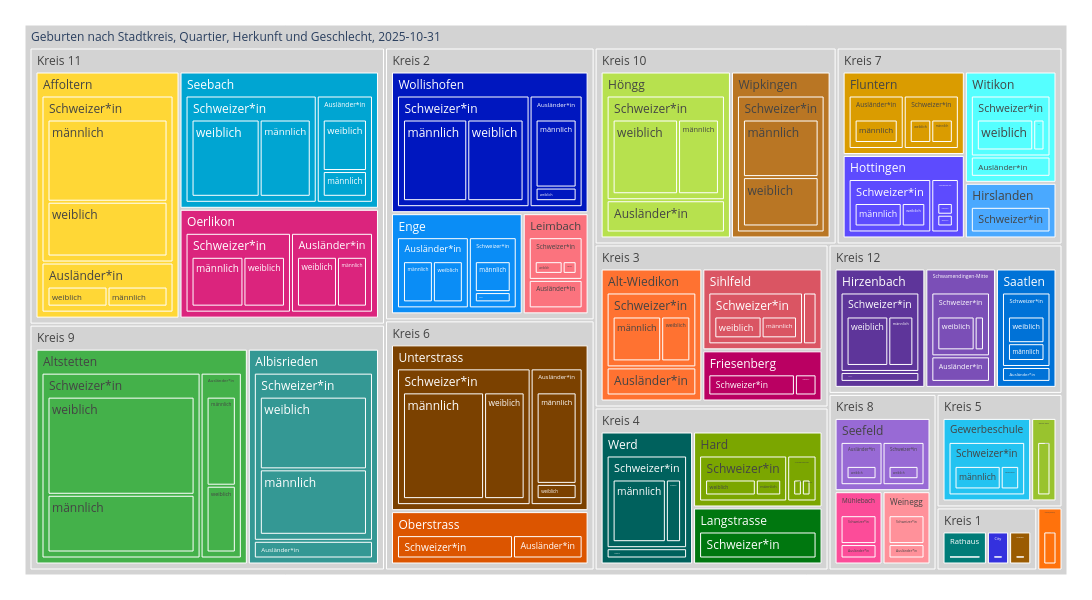

The notebook cell saved with this chart:
### Code cell
treeMap1 = mypy_dv.plot_px_treemap(
    data=myTreemapAgg.loc[time_slot].reset_index()
    ,levels=['KreisLang','QuarLang','HerkunftLang','SexLang']
    ,values="sum_WGeb"
    ,color="QuarLang"
    #, color_continuous_scale='Blues'
    ,color_discrete_map=farben_dict_zc
    #,color_discrete_map={'(?)':'lightgrey', 'Erwerbstätige':'#99C32E', 'Nichterwerbspersonen':'#7B4100', 'Erwerbslose':'#DB247D'}  
    ,height=600
    ,width=1100               
    #,margin_val_bottom=25
    ,myHeaderTitle="Geburten nach Stadtkreis, Quartier, Herkunft und Geschlecht, "+time_slot

)
treeMap1

### Figure 1 — Plotly figure (JSON) as saved in the notebook; plotly's stock layout.template omitted (floating-point values rounded to 4 significant figures; data arrays with more than 128 entries replaced by an {"elided": "..."} marker saying what was removed)
{"data": [{"branchvalues": "total", "customdata": {"elided": "206x1 str values"}, "domain": {"x": [0, 1], "y": [0, 1]}, "hovertemplate": "%{label}<br><br>Anzahl:<br>%{value}<extra></extra>", "ids": {"elided": "206 str values"}, "labels": {"elided": "206 str values"}, "marker": {"colors": {"elided": "206 str values"}}, "name": "", "parents": {"elided": "206 str values"}, "root": {"color": "grey"}, "type": "treemap", "values": {"elided": "206 int values"}}], "layout": {"height": 600, "legend": {"tracegroupgap": 0}, "margin": {"b": 25, "l": 25, "r": 25, "t": 25}, "width": 1100}}
